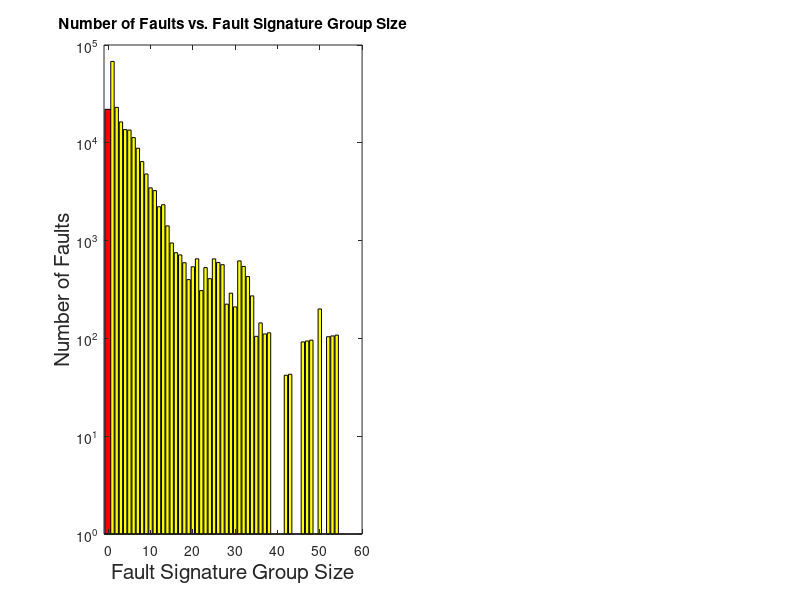

The MATLAB source for this figure: (Note: this script raises an error after producing the figure.)
clear all;
clc

mixed = csvread('lcv_b17_50k.csv');
design_name= 'lcv\_b17\_50k';
xtick = 10;

% order: SSL, IP, wired-and, wired-or, dominant, open-stem, open-branch
% b17
% all_faults = [105412 164734 94192 94192 188384 14591 1805];
% detected = [105398 102523 ];

% b17_TPI_50PI
% all_faults = [113466 169878 82768 82769 165538 15927 6576];
% detected = [113466 132191 ];

% b17_TPI_100PI
% all_faults = [113548 169878 85239 85239 170478 15968 6596];
% detected = [113548 132518 ];

% lcv_b17_10k
% all_faults = [58992 50112 19549 19549 39098 9579 3419];
% detected = [58911 40564 19526 19533 32205 9519 3361];

% lcv_b17_20k
% all_faults = [64754 57118 23666 23666 47332 10279 4024];
% detected = [64727 44891 23646 23652 40303 10216 3961];

% lcv_b17_50k
all_faults = [65086 61296 16629 16629 37865 9996 4504];
detected = [65074 44857 16613 16613 32482 9936 4444];

% l2b
% all_faults = [69420 62860 67485 67485 134970 12465 1467];
% detected = [69420 49334 50504 51229 131473 7678 1218];

signature_sum = zeros(size(mixed,1),1);
signature_proportion = zeros(size(mixed,1),1);

groups = mixed(:,1);
undetected = sum(all_faults) - sum(detected);
fault_count = mixed(:,size(mixed,2));
fault_sum = sum(all_faults);
fault_proportion = fault_count ./ fault_sum;

% new plots
figure
subplot(1,2,1)
fig1_1 = bar(0, undetected);
hold on
fig1_2 = bar(groups, fault_count);

set(fig1_1, 'facecolor', 'r');
set(fig1_2, 'facecolor', 'y');

set(gca, 'YScale', 'log');
% xlim([-1,max(groups)+1]);
xticks = [0:fix(max(groups)/xtick)+1]'*xtick;

% set(gca,'XLim',[-1 max(groups)+1])
set(gca,'XLim',[-1 ceil(max(groups)/xtick)*xtick])
set(gca, 'XTick', xticks)
xlabel('Fault Signature Group Size', 'FontSize', 15)
ylabel('Number of Faults', 'FontSize', 15)
sub_title1 = title('Number of Faults vs. Fault Signature Group Size');
sub_title1.FontSize = 15;

subplot(1,2,2)
fig2_1 = bar(0, undetected/sum(all_faults));
hold on
fig2_2 = bar(groups, fault_proportion);

% set(gca, 'YScale', 'log');
set(fig2_1, 'facecolor', 'r');
set(fig2_2, 'facecolor', 'y');

% xticks = [0:fix(max(groups)/10)+1]'*10;

% set(gca,'XLim',[-1 max(groups)+1])
set(gca,'XLim',[-1 ceil(max(groups)/xtick)*xtick])
set(gca, 'XTick', xticks)

xlabel('Fault Signature Group Size', 'FontSize', 15);
ylabel('Proportion of Faults', 'FontSize', 15);
sub_title2 = title('Proportion of Faults vs. Fault Signature Group Size');

sub_title2.FontSize = 15;


title1 = sprintf('Fault Distribution of %s', design_name);
master_title = suptitle(title1);
master_title.FontSize = 25;

figure
fig3_1 = bar(0, undetected/sum(all_faults));
hold on
fig3_2 = bar(groups, fault_proportion);

% set(gca, 'YScale', 'log');
set(fig3_1, 'facecolor', 'r');
set(fig3_2, 'facecolor', 'y');

% xticks = [0:fix(max(groups)/10)+1]'*10;

% set(gca,'XLim',[-1 max(groups)+1])
set(gca,'XLim',[-1 ceil(max(groups)/xtick)*xtick])
set(gca, 'XTick', xticks)

xlabel('Fault Signature Group Size', 'FontSize', 15);
ylabel('Proportion of Faults', 'FontSize', 15);
title2 = sprintf('Proportion of Faults vs. Fault Signature Group Size for %s', design_name);
master_title2 = title(title2);
master_title2.FontSize = 15;



% figure
% subplot(1,2,1)
% myFig1_1 = bar(0, sum(all_faults)-sum(detected));
% hold on
% 
% for i = 1:size(mixed,1)
%     signature_sum(i,1) = sum(mixed(i,2:size(mixed,2)-1));
% end
% myFig1_2 = bar(mixed(:,1), signature_sum, 'stacked');
% 
% set(myFig1_1, 'facecolor', 'r');
% set(myFig1_2, 'facecolor', 'y');
% 
% % % % set(gca,'YScale','log');
% xlim([-1,80]);
% set(gca,'YScale','log');
% % set(gca, 'yticklabel',{'0'; '1'; '10'; '10^2'; '10^3'; '10^4'; '10^5'});
% % set(gca, 'yticklabel', exp(signature_log_sum));
% xlabel('Fault Signature Group Size')
% ylabel('Proportion of Fault Signatures (Log Scale)')
% title1 = sprintf('Fault Signature Distribution of %s', design_name);
% title(title1);
% 
% 
% subplot(1,2,2)
% for i = 1:size(mixed,1)
%     signature_proportion(i,1) = log(sum(mixed(i,2:size(mixed,2)-1)))+1;
% end
% mixed_proportion = zeros(size(mixed,1),size(mixed,2)-2);
% 
% for i = 1:size(mixed,1)
%     mixed_proportion(i,:) = mixed(i,2:size(mixed,2)-1) ./ sum(mixed(i,2:size(mixed,2)-1)) .* signature_proportion(i,1);
% end
% 
% myFig2 = bar(mixed(:,1), mixed_proportion, 'stacked');
% set(myFig2(1), 'facecolor', 'r');
% set(myFig2(2), 'facecolor', 'b');
% set(myFig2(3), 'facecolor', 'g');
% set(myFig2(4), 'facecolor', 'm');
% set(myFig2(5), 'facecolor', 'c');
% set(myFig2(6), 'facecolor', 'k');
% set(myFig2(7), 'facecolor', [0.5 0.3 0]);
% set(myFig2(8), 'facecolor', 'y');
% 
% % % % set(gca,'YScale','log');
% xlim([0,80]);
% set(gca,'YTickLabel',{' '})
% % set(gca, 'yticklabel',{' '; '1'; '10'; '10^2'; '10^3'; '10^4'; '10^5'});
% % set(gca, 'yticklabel', exp(signature_log_sum));
% lgd = legend('SSL', 'IP', 'Wired Or', 'Wired And', 'Dominant', 'Open Stem', 'Open Branch', 'Mixed');
% lgd.FontSize = 25;
% xlabel('Fault Signature Group Size')
% ylabel('Proportion of Fault Signatures (Log Scale)')
% title2 = sprintf('Fault Signature Distribution of %s', design_name);
% title(title2);
% 
% 
% suptitle('Fault Signature Distribution of CM-LCV Array 10k')
